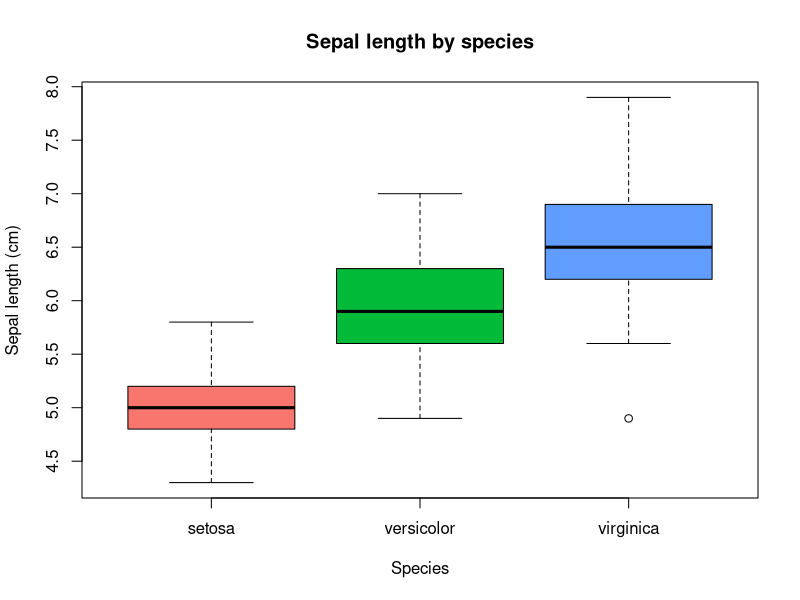
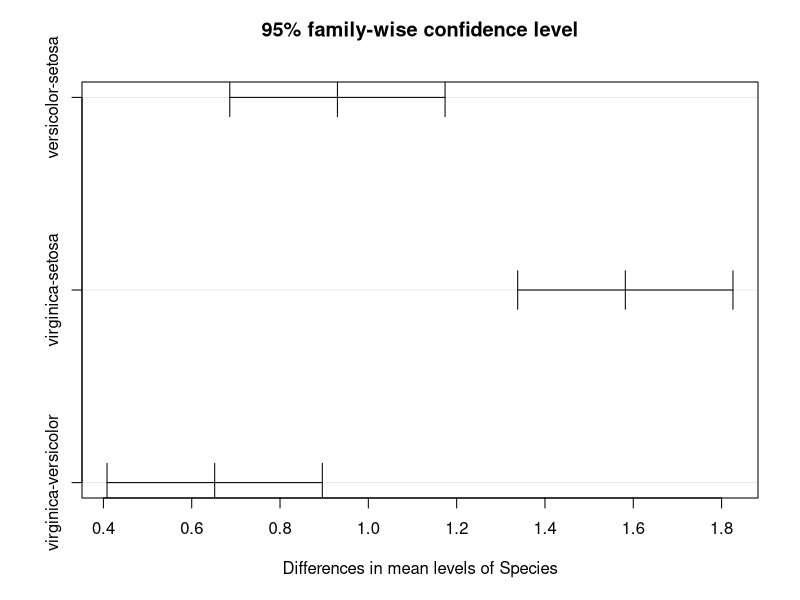
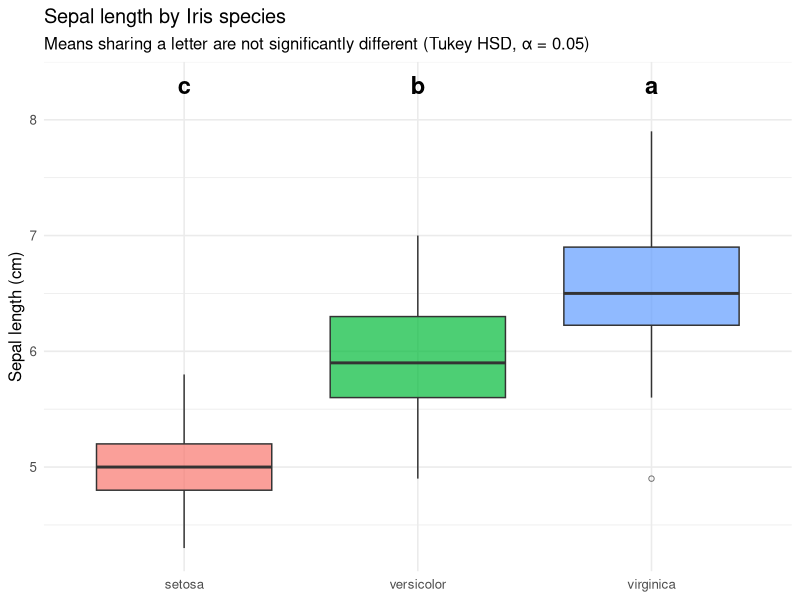
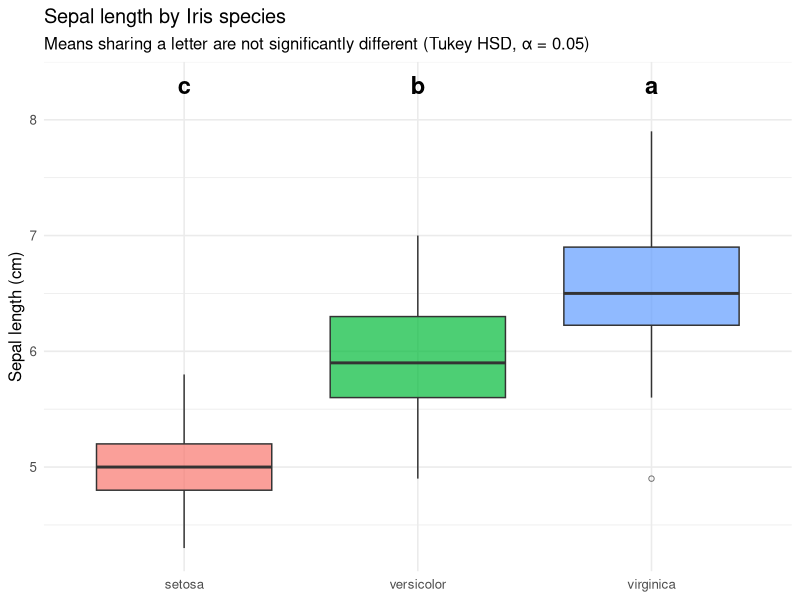

Write R code to recreate these figures, in order.
# Iris: ANOVA + Tukey HSD + Compact Letter Display
# A plain R script for Session 1: interactively run lines (Cmd+Enter / Ctrl+Enter)
# and watch Positron's Plot, Help, and Variables panes light up.


# ---- 0. Install required packages -----------------------------------------

# Run this block once. It only installs what's missing; safe to re-run.
needed <- c("multcompView", "ggplot2")
to_install <- setdiff(needed, rownames(installed.packages()))
if (length(to_install)) install.packages(to_install)


# ---- 1. Look at the data ---------------------------------------------------

data(iris)


# Data text based preview

head(iris)
summary(iris)
table(iris$Species)

# Click the iris row in the Variables pane (top-right) to open the
# data viewer. You can sort columns, filter rows, no code required.

View(iris)


# ---- 2. Get help on any function ------------------------------------------

# Put the cursor anywhere on `aov` and press F1 — the Help pane opens.
# Or run this directly:
?aov


# ---- 3. Quick exploratory plot --------------------------------------------

# Base R boxplot — appears in the Plots pane (bottom-right).
boxplot(Sepal.Length ~ Species, data = iris,
        col = c("#F8766D", "#00BA38", "#619CFF"),
        ylab = "Sepal length (cm)",
        main = "Sepal length by species")


# ---- 4. One-way ANOVA -----------------------------------------------------

fit <- aov(Sepal.Length ~ Species, data = iris)
summary(fit)

# `fit` now appears in the Variables pane — click the triangle to expand
# and inspect the model object.


# ---- 5. Tukey HSD post-hoc test -------------------------------------------

tuk <- TukeyHSD(fit)
tuk

plot(tuk)   # 95% confidence intervals for each pairwise difference


# ---- 6. Compact letter display --------------------------------------------

library(multcompView)

cld <- multcompLetters4(fit, tuk)
cld_letters <- cld$Species$Letters

cld_df <- data.frame(
  Species = names(cld_letters),
  cld     = unname(cld_letters)
)
cld_df


# ---- 7. Publication-style boxplot with letters ----------------------------

library(ggplot2)

y_label_pos <- max(iris$Sepal.Length) + 0.4

ggplot(iris, aes(Species, Sepal.Length, fill = Species)) +
  geom_boxplot(alpha = 0.7, outlier.shape = 1) +
  geom_text(
    data = cld_df,
    aes(x = Species, y = y_label_pos, label = cld),
    inherit.aes = FALSE, size = 6, fontface = "bold"
  ) +
  labs(
    title    = "Sepal length by Iris species",
    subtitle = "Means sharing a letter are not significantly different (Tukey HSD, α = 0.05)",
    y        = "Sepal length (cm)",
    x        = NULL
  ) +
  theme_minimal(base_size = 12) +
  theme(legend.position = "none")

# Save the last plot to disk:
ggsave("iris_anova_boxplot.png", width = 6, height = 4, dpi = 300)
